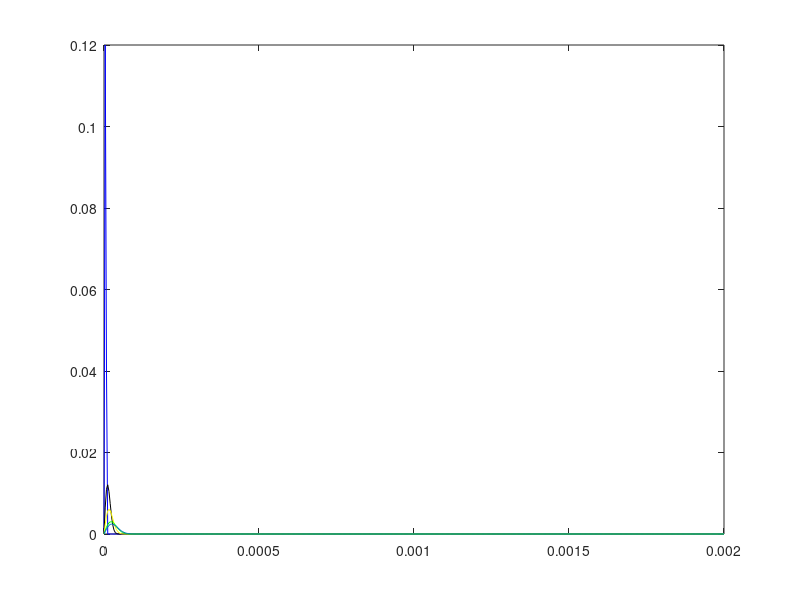

The MATLAB source for this figure:
%{
% --- Define constants and initial condition
L = .002;            %  length of domain in x direction
tmax = 800;         %  end time
nx = 100;           %  number of nodes in x direction
nt = 1000;           %  number of time steps
dx = L/(nx-1);
dt = tmax/(nt-1);
r = (1e-10)*dt/dx^2;    
r2=1-2*r;
% --- Loop over time steps
t=0;

u = zeros(1,100);
u(1) = 1;            %   initial condition
for m=1:nt
    uold = u;        %  prepare for next step
    t=t+dt;
    for i=2:nx-1
        u(i) = r*uold(i-1) + r2*uold(i) + r*uold(i+1);
    end
end

plot(u);
%}
























x = linspace(0,.002,500);
t = linspace(0,800, 1000);


for i = 1:length(t)
    for j = 1:length(x)
        c(i,j)=0;       % initialize the c        
    end
end

%intialize u0 with initial conditions
%------------------------------------
u0 = zeros(1,length(x));
ut = zeros(1, length(x));
%------------------------------------
c(1,1) = 0;
u0(1) = 1;
%-----------------------------------
D = 10^-10;
B = (D*.8)/((2e-5)^2);

for j = 1:length(t)
    for i = 2:(length(x)-1)
        ut(i) = u0(i) + (B)*(u0(i-1) - (2*u0(i)) + u0(i+1));
        c(j,:) = ut;
    end
    u0 = ut;
end

%plot(c(800,:));

plot(x, c(2,:), 'b', x, c(20,:), 'k', x, c(40,:), 'y', x,c(80,:),'g', x, c(99,:));
%axis([0 2e-3 0 7e4])
%}
    